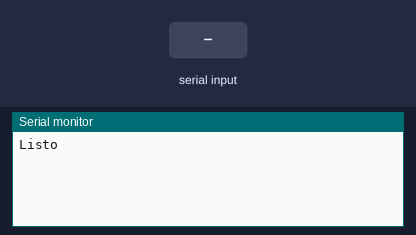
The sketch below on a simulated Arduino Uno, built with avr-gcc and run on an emulated ATmega328P. Parts: the last lines printed to the serial monitor. The test bench sets the inputs (shaded band).

Above: at 1.2 s.
1.3 s: "1" received over the second serial link
At 1.6 s:
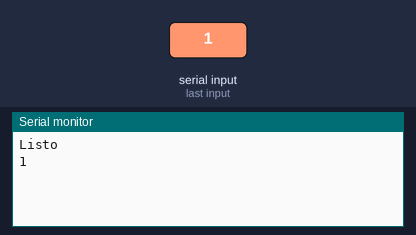
2.8 s: "0" received over the second serial link
At 4.0 s:
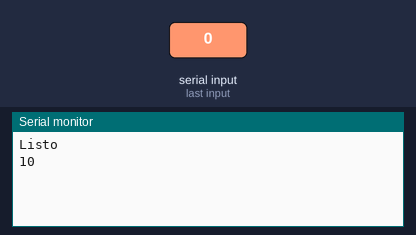

The sketch:

BTconfig.ino
```cpp
#include <SoftwareSerial.h>

SoftwareSerial miBT(11,12);

void setup() {
  Serial.begin(9600);
  Serial.println("Listo");
  miBT.begin(38400);
}

void loop() {
  if (miBT.available())
    Serial.write(miBT.read());

  if (Serial.available())
    miBT.write(Serial.read());
}
```

Measured:
- after the input at 1.3 s, the serial monitor: prints a new line at once (image 1)
- after the input at 2.8 s, the serial monitor: prints a new line at once (image 2)
